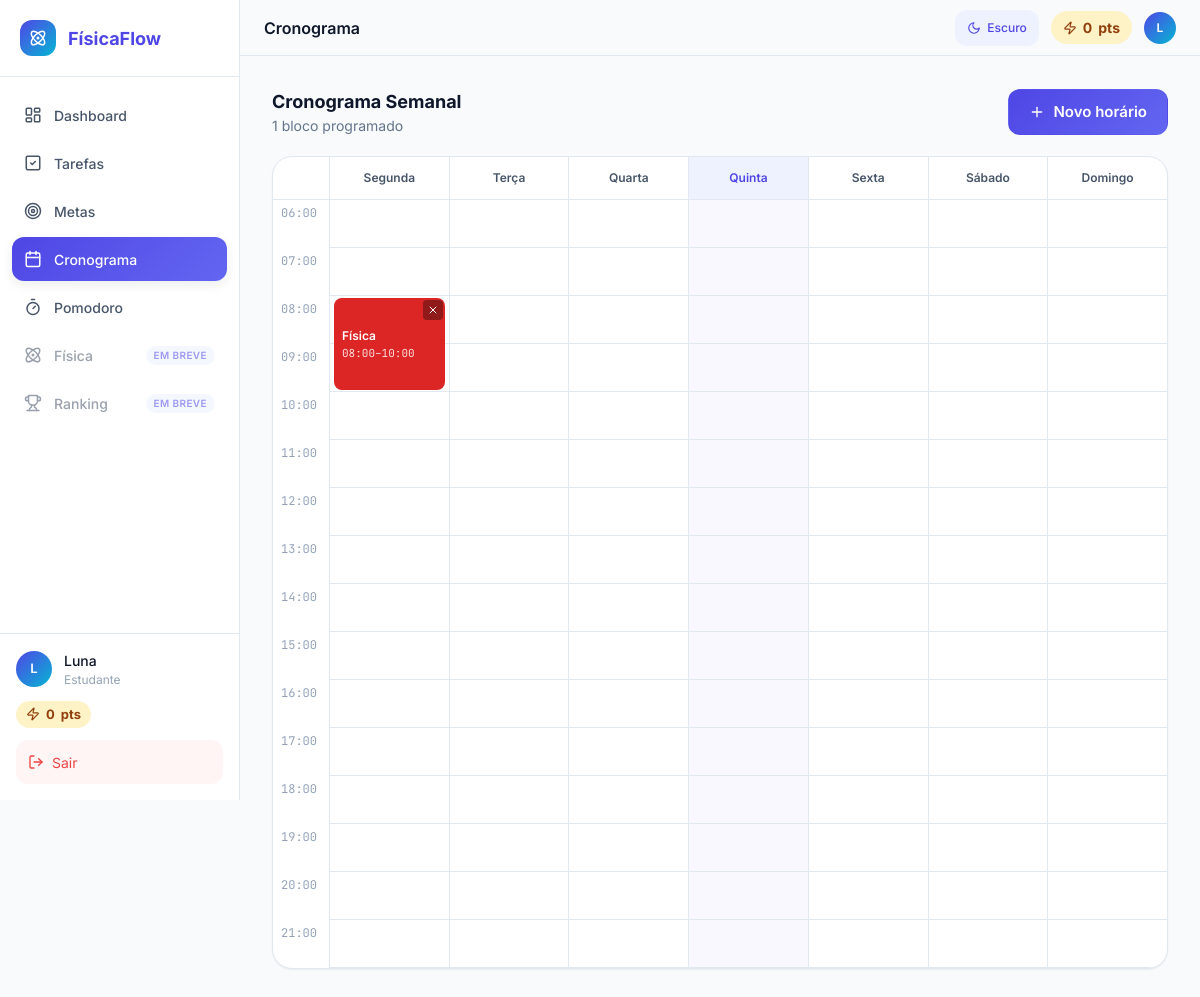
Page /cronograma (signed in) on the committed database.
### app/models/student.py (models this page shows, shortened)
class Student(UserMixin, db.Model):
    id = db.Column(db.Integer, primary_key=True)
    name = db.Column(db.String(128), index=True, nullable=False)
    email = db.Column(db.String(128), index=True, unique=True, nullable=False)
    password_hash = db.Column(db.String(256), nullable=False)
    matricula_suap = db.Column(db.String(32), index=True, unique=True, nullable=True)
    is_if = db.Column(db.Boolean, default=False, nullable=False)
    team_id = db.Column(db.Integer, db.ForeignKey('team.id'), nullable=True)
    def get_id(self):
        return f"student:{self.id}"

### app/models/schedule_item.py (models this page shows, shortened)
class ScheduleItem(db.Model):
    __tablename__ = "schedule_item"
    DIAS = ["Segunda", "Terça", "Quarta", "Quinta", "Sexta", "Sábado", "Domingo"]
    CORES = {
        "indigo": "Índigo",
        "cyan": "Ciano",
        "green": "Verde",
        "violet": "Violeta",
        "amber": "Âmbar",
        "red": "Vermelho",
    }
    GRADE_INICIO = time(6, 0)
    GRADE_FIM = time(22, 0)
    DURACAO_MINIMA = 30  # minutos
    ALTURA_HORA = 48  # px
    id = db.Column(db.Integer, primary_key=True)
    subject = db.Column(db.String(80), nullable=False)
    weekday = db.Column(db.Integer, nullable=False)  # 0 = segunda ... 6 = domingo
    start_time = db.Column(db.Time, nullable=False)
    end_time = db.Column(db.Time, nullable=False)
    color = db.Column(db.String(10), nullable=False, default="indigo")
    created_at = db.Column(db.DateTime, nullable=False, default=datetime.utcnow)
    student_id = db.Column(
        db.Integer, db.ForeignKey("student.id"), nullable=False, index=True
    )
    student = db.relationship(
        "Student",
        backref=db.backref("schedule_items", lazy="dynamic", cascade="all, delete-orphan"),
    )
    @staticmethod
    def minutos(hora):
        return hora.hour * 60 + hora.minute
    @property
    def day_name(self):
        return self.DIAS[self.weekday]
    @property
    def start_label(self):
        return self.start_time.strftime("%H:%M")
    @property
    def end_label(self):
        return self.end_time.strftime("%H:%M")
    @property
    def top_px(self):
        desde_o_inicio = self.minutos(self.start_time) - self.minutos(self.GRADE_INICIO)
        return round(desde_o_inicio * self.ALTURA_HORA / 60 + 2)
    @property
    def height_px(self):
        duracao = self.minutos(self.end_time) - self.minutos(self.start_time)
        return round(duracao * self.ALTURA_HORA / 60 - 4)
    def to_dict(self):
        return {
            "id": self.id,
            "subject": self.subject,
            "weekday": self.weekday,
            "start_time": self.start_label,
            "end_time": self.end_label,
            "color": self.color,
        }

### app/routes.py (the view)
@app.route("/cronograma")
@student_required
def cronograma():
    return render_template(
        "schedule/index.html",
        cores=ScheduleItem.CORES,
        **_contexto_cronograma(),
    )

### app/__init__.py (called while the page is built)
@login_manager.user_loader
def load_user(id_composto):
    from app.services.StudentService import StudentService
    from app.services.ProfessorService import ProfessorService
    try:
        tipo, id_puro = id_composto.split(":", 1)
    except ValueError:
        return None
    if tipo == "student":
        return StudentService.buscar_por_id(int(id_puro))
    if tipo == "professor":
        return ProfessorService.buscar_por_id(int(id_puro))
    return None

### app/routes.py (called while the page is built)
def _contexto_cronograma():
    itens = ScheduleService.listar(current_user.id)
    return dict(
        total=len(itens),
        por_dia=ScheduleService.agrupar_por_dia(itens),
        dias=ScheduleItem.DIAS,
        horas=range(ScheduleItem.GRADE_INICIO.hour, ScheduleItem.GRADE_FIM.hour),
        altura_hora=ScheduleItem.ALTURA_HORA,
        hoje=date.today().weekday(),
    )

@app.context_processor
def injetar_pontos():
    usuario = current_user._get_current_object() if current_user else None
    if isinstance(usuario, Student):
        return {"pontos_total": PointsService.total(usuario.id)}
    return {"pontos_total": 0}

### app/services/PointsService.py (called while the page is built)
    @staticmethod
    def total(student_id):
        soma = (
            db.session.query(func.coalesce(func.sum(PointTransaction.amount), 0))
            .filter(PointTransaction.student_id == student_id)
            .scalar()
        )
        return int(soma)

### app/services/ScheduleService.py (called while the page is built)
    @staticmethod
    def listar(student_id):
        return (
            ScheduleItem.query.filter_by(student_id=student_id)
            .order_by(ScheduleItem.weekday, ScheduleItem.start_time)
            .all()
        )

    @staticmethod
    def agrupar_por_dia(itens):
        por_dia = [[] for _ in ScheduleItem.DIAS]
        for item in itens:
            por_dia[item.weekday].append(item)
        return por_dia

### app/services/StudentService.py (called while the page is built)
    @staticmethod
    def buscar_por_id(id):
        return Student.query.get(id)

### app/templates/schedule/index.html (shortened to what this page needs)
{% extends "layouts/app_base.html" %}
{% from "components/macros.html" import icon %}
{% block page_title %}Cronograma{% endblock %}
{% block content %}
<div class="animate-fadeIn" data-schedule-page>
  <div class="page-header">
    <div>
      <h2 class="page-title">Cronograma Semanal</h2>
      <p class="page-sub" data-subtitle>{{ total }} bloco{{ '' if total == 1 else 's' }} programado{{ '' if total == 1 else 's' }}</p>
    </div>
    <button type="button" class="btn btn-primary" data-action="new">
      {{ icon('plus', 16) }} Novo horário
    </button>
  </div>
  <div data-board>
    {% include "schedule/_board.html" %}
  </div>
</div>
{% endblock %}

### app/templates/layouts/app_base.html (shortened to what this page needs)
{% extends "base.html" %}
{% from "components/macros.html" import icon, flash_toasts %}
{% set nav_items = [
  ('index',      'layout-dashboard', 'Dashboard'),
  ('tarefas',    'check-square',     'Tarefas'),
  ('metas',      'target',           'Metas'),
  ('cronograma', 'calendar',         'Cronograma'),
  ('pomodoro',   'timer',            'Pomodoro'),
  (None,         'atom',             'Física'),
  (None,         'trophy',           'Ranking'),
] %}
{% set partes = current_user.name.split() %}
{% set iniciais = (partes[0][0] ~ (partes[-1][0] if partes|length > 1 else ''))|upper %}
{% set pontos = pontos_total|default(0) %}
{% if 'professor' in current_user.get_id() %}
  {% set papel = 'Professor' %}
{% elif current_user.is_if %}
  {% set papel = 'Aluno do IF' %}
{% else %}
  {% set papel = 'Estudante' %}
{% endif %}
{% block body %}
<div class="app">
  <aside class="sidebar" data-sidebar>
    <div class="brand">
      <a class="brand-link" href="{{ url_for('index') }}">
        <span class="brand-mark">{{ icon('atom', 18) }}</span>
        <span class="brand-name">FísicaFlow</span>
      </a>
    </div>
    <nav class="nav" aria-label="Menu principal">
      {% for endpoint, icone, rotulo in nav_items %}
        {% if endpoint %}
          <a class="nav-item{% if request.endpoint == endpoint %} is-active{% endif %}"
             href="{{ url_for(endpoint) }}"
             {% if request.endpoint == endpoint %}aria-current="page"{% endif %}>
            {{ icon(icone, 18) }} {{ rotulo }}
          </a>
        {% else %}
          <span class="nav-item is-disabled" aria-disabled="true">
            {{ icon(icone, 18) }} {{ rotulo }} <span class="nav-soon">em breve</span>
          </span>
        {% endif %}
      {% endfor %}
    </nav>
    <div class="sidebar-footer">
      <div class="user">
        <div class="avatar">{{ iniciais }}</div>
        <div class="user-info">
          <div class="user-name">{{ current_user.name }}</div>
          <div class="user-role">{{ papel }}</div>
        </div>
      </div>
      <div class="points-badge points-badge-side" title="Seus pontos">{{ icon('zap', 14) }} <span data-points>{{ pontos }}</span> pts</div>
      <a class="logout" href="{{ url_for('logout') }}">{{ icon('log-out', 16) }} Sair</a>
    </div>
  </aside>
  <div class="app-main">
    <header class="topbar">
      <h1 class="topbar-title">{% block page_title %}Dashboard{% endblock %}</h1>
      <div class="topbar-actions">
        <button type="button" class="theme-toggle" data-theme-toggle>
          <span class="to-dark">{{ icon('moon', 14) }} Escuro</span>
        </button>
        <div class="points-badge points-badge-top" title="Seus pontos">{{ icon('zap', 14) }} <span data-points>{{ pontos }}</span> pts</div>
        <div class="avatar avatar-sm" title="{{ current_user.name }}">{{ iniciais }}</div>
      </div>
    </header>
    <main class="app-content">
      {% block content %}{% endblock %}
    </main>
  </div>
</div>
{% endblock %}

### app/templates/components/macros.html (shortened to what this page needs)
{% macro icon(name, size=18, class="") -%}
<svg class="icon {{ class }}" xmlns="http://www.w3.org/2000/svg" width="{{ size }}" height="{{ size }}" viewBox="0 0 24 24" fill="none" stroke="currentColor" stroke-width="2" stroke-linecap="round" stroke-linejoin="round" aria-hidden="true" focusable="false">{{ paths[name]|safe }}</svg>
{%- endmacro %}

### app/templates/schedule/_board.html (shortened to what this page needs)
{% from "components/macros.html" import icon %}
{% if total == 0 %}
  <div class="empty">
    {{ icon('calendar', 48) }}
    <h3>Nenhum horário cadastrado</h3>
    <p>Adicione seus horários de estudo para montar a semana</p>
  </div>
{% else %}
  <div class="sched sched-desktop">
    <div class="sched-head">
      <div></div>
      {% for d in dias %}
      <div class="sched-dayname{% if loop.index0 == hoje %} is-today{% endif %}">{{ d }}</div>
      {% endfor %}
    </div>
    <div class="sched-body" style="--rows: {{ horas|length }}; --hour: {{ altura_hora }}px;">
      <div class="sched-hours">
        {% for h in horas %}<div class="sched-hour">{{ '%02d:00'|format(h) }}</div>{% endfor %}
      </div>
      {% for bloco_do_dia in por_dia %}
      <div class="sched-col{% if loop.index0 == hoje %} is-today{% endif %}">
        {% for b in bloco_do_dia %}
        <div class="sched-block c-{{ b.color }}" style="top: {{ b.top_px }}px; height: {{ b.height_px }}px;">
          <button type="button" class="sched-block-main" data-action="edit" data-item='{{ b.to_dict()|tojson }}'
                  aria-label="Editar horário: {{ b.subject }}, {{ b.day_name }}, {{ b.start_label }} às {{ b.end_label }}">
            <span class="sched-block-name">{{ b.subject }}</span>
            <span class="sched-block-time">{{ b.start_label }}–{{ b.end_label }}</span>
          </button>
          <button type="button" class="sched-block-del" data-action="delete" data-id="{{ b.id }}"
                  aria-label="Excluir horário: {{ b.subject }}, {{ b.day_name }}">{{ icon('x', 12) }}</button>
        </div>
        {% endfor %}
      </div>
      {% endfor %}
    </div>
  </div>
{% endif %}

### rows in the picture
Student: name "Luna"
ScheduleItem: subject "Física", start_label "08:00", end_label "10:00", {{ size }} 12 (drawn)

### other values in the picture
{{ rotulo }} "Dashboard" "Tarefas" "Metas" "Cronograma" "Pomodoro"
{{ rotulo }} "Física" "Ranking"
{{ iniciais }} "L"
{{ papel }} "Estudante"
{{ pontos }} "0"
{{ total }} "1"
{{ d }} "Segunda" "Terça" "Quarta" "Quinta" "Sexta" "Sábado" "Domingo"
{{ '%02d:00'|format(h) }} "06:00" "07:00" "08:00" "09:00" "10:00" "11:00" "12:00" "13:00" "14:00" "15:00" "16:00" "17:00" "18:00" "19:00" "20:00" "21:00"
